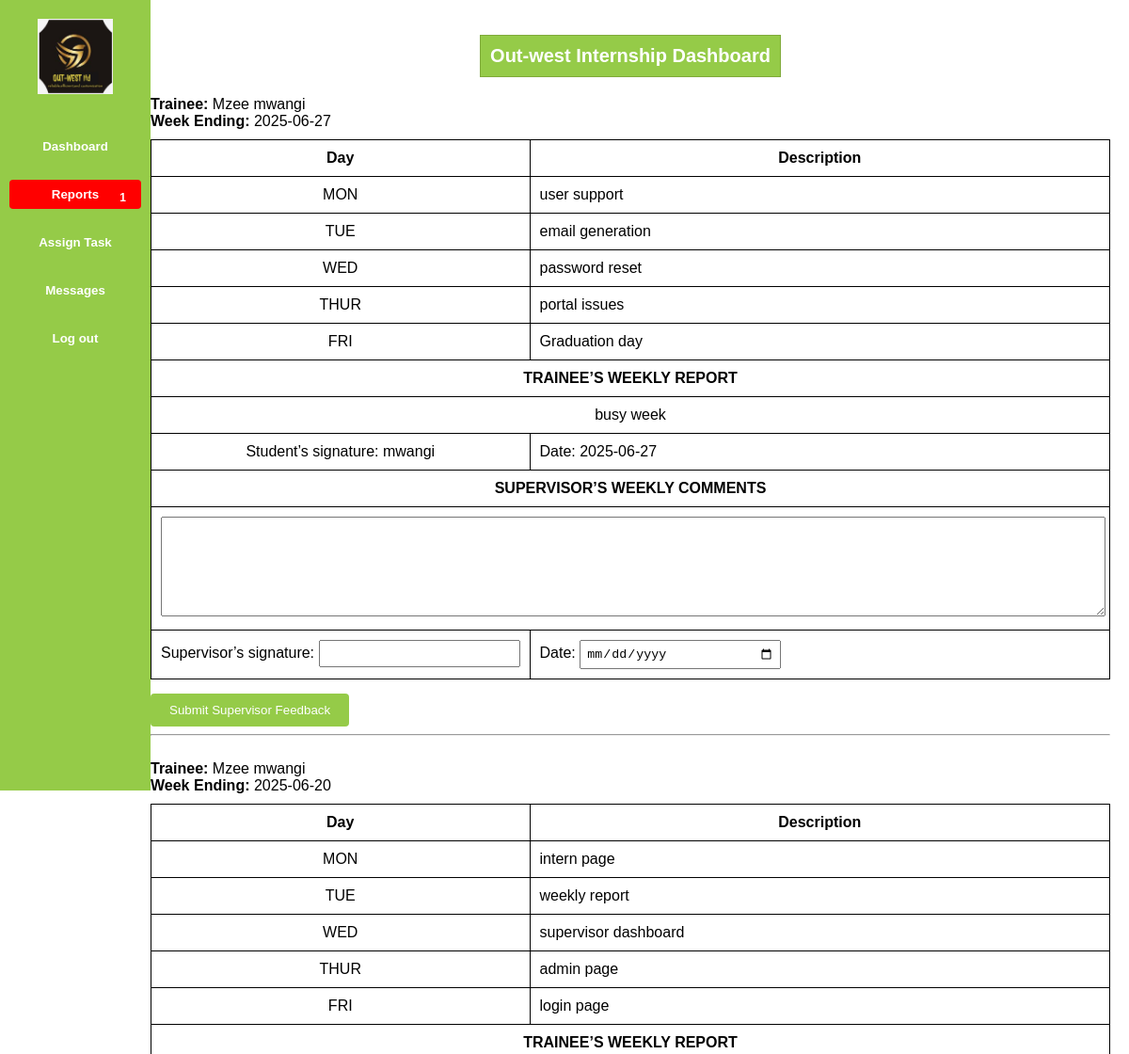
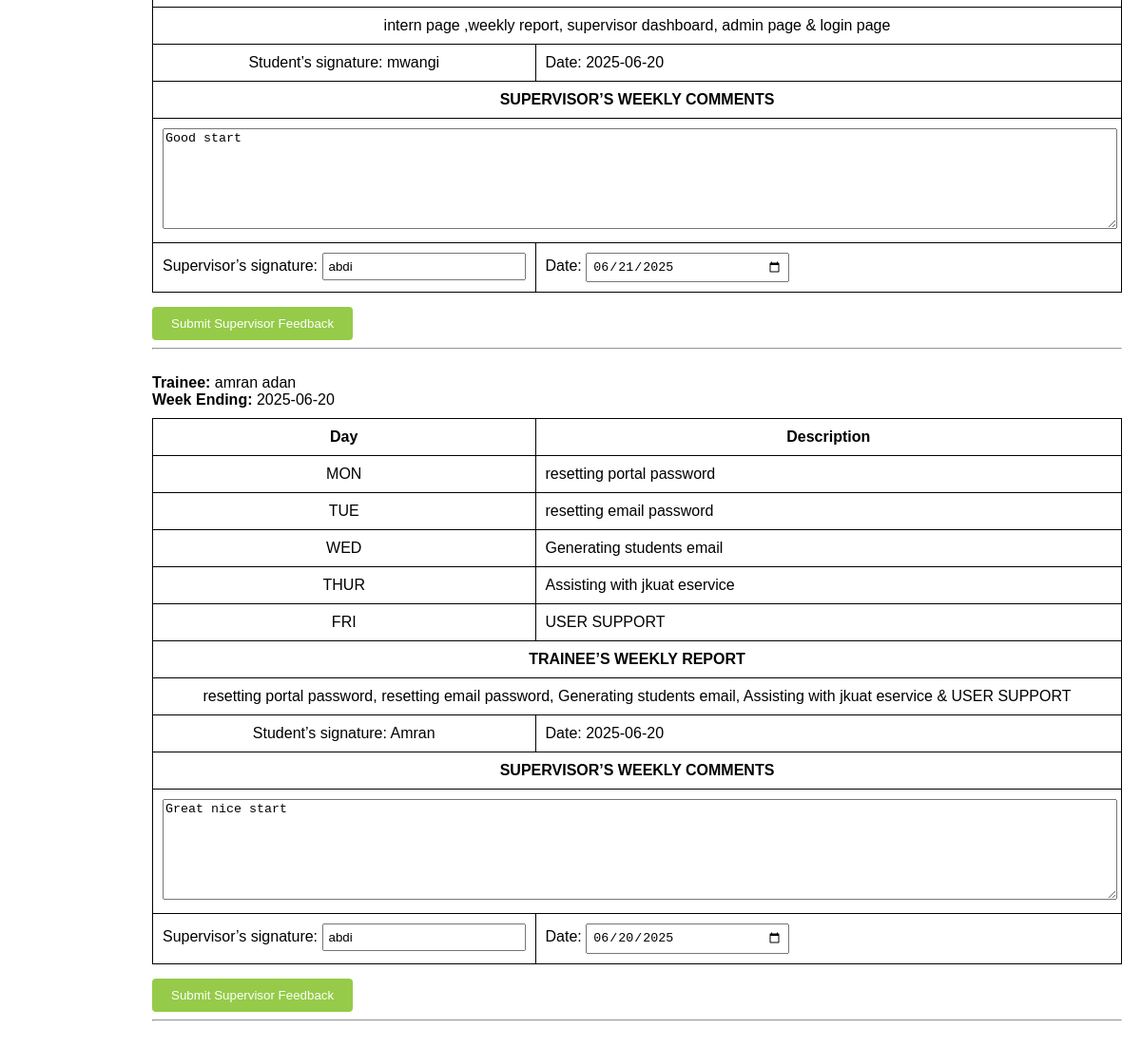
The app's page /view_intern_report.php (signed in) with its own data (2 pictures, top to bottom).
### tables this page shows
CREATE TABLE `weekly_reports` (
  `id` int(11) NOT NULL,
  `intern_id` int(11) NOT NULL,
  `week_ending` date NOT NULL,
  `monday` text DEFAULT NULL,
  `tuesday` text DEFAULT NULL,
  `wednesday` text DEFAULT NULL,
  `thursday` text DEFAULT NULL,
  `friday` text DEFAULT NULL,
  `weekly_summary` text DEFAULT NULL,
  `signature` varchar(255) DEFAULT NULL,
  `report_date` date DEFAULT NULL,
  `created_at` timestamp NOT NULL DEFAULT current_timestamp(),
  `supervisor_comments` text DEFAULT NULL,
  `supervisor_signature` varchar(255) DEFAULT NULL,
  `supervisor_date` date DEFAULT NULL,
  `status` enum('pending','reviewed') DEFAULT 'pending'
);

CREATE TABLE `users` (
  `id` int(11) NOT NULL,
  `name` varchar(255) DEFAULT NULL,
  `email` varchar(100) NOT NULL,
  `password` varchar(255) NOT NULL,
  `created_at` timestamp NOT NULL DEFAULT current_timestamp(),
  `role` varchar(50) DEFAULT 'interns',
  `supervisor_id` int(11) DEFAULT NULL,
  `reset_token` varchar(255) DEFAULT NULL,
  `token_created_at` datetime DEFAULT NULL,
  `internship_end_date` date DEFAULT NULL,
  `account_status` enum('active','inactive','completed') DEFAULT 'active'
);

### view_intern_report.php (the view, shortened to what this page needs)
<?php
require_once 'config.php';
$supervisor_id = $_SESSION['user_id'];
$stmt = $pdo->prepare("SELECT wr.*, u.name AS intern_name FROM weekly_reports wr
    JOIN users u ON wr.intern_id = u.id
    WHERE u.supervisor_id = ?
    ORDER BY wr.week_ending DESC");
$stmt->execute([$supervisor_id]);
$reports = $stmt->fetchAll(PDO::FETCH_ASSOC);
$pending_report_stmt = $pdo->prepare("SELECT COUNT(*) FROM weekly_reports wr
    JOIN users u ON wr.intern_id = u.id
    WHERE u.supervisor_id = ? AND wr.status = 'pending'");
$pending_report_stmt->execute([$supervisor_id]);
$pending_reports = $pending_report_stmt->fetchColumn();
?>
<!DOCTYPE html>
<html lang="en">
<head>
  <link rel="stylesheet" href="weekly-report.css">
</head>
<body>
  <div class="sidebar">
    <img src="logo.jpeg" alt="logo">
    <button>Dashboard</button>
    <button class="active">
      Reports
      <?php if ($pending_reports > 0): ?>
        <span class="badge"><?= $pending_reports ?></span>
      <?php endif; ?>
    </button>
    <button onclick="location.href='assign_task.php'">Assign Task</button>
    <button onclick="location.href='supervisor_messages.php'">Messages</button>
    <button onclick="location.href='logout.php'">Log out</button>
  </div>
  <div class="main">
    <h2>Out-west Internship Dashboard</h2>
    <?php foreach ($reports as $report): ?>
    <form method="POST" action="submit_supervisor_review.php">
      <label><strong>Trainee:</strong> <?= htmlspecialchars($report['intern_name']) ?></label><br>
      <label><strong>Week Ending:</strong> <?= $report['week_ending'] ?></label>
      <table>
        <tr><th>Day</th><th>Description</th></tr>
        <tr><td>MON</td><td><?= nl2br(htmlspecialchars($report['monday'])) ?></td></tr>
        <tr><td>TUE</td><td><?= nl2br(htmlspecialchars($report['tuesday'])) ?></td></tr>
        <tr><td>WED</td><td><?= nl2br(htmlspecialchars($report['wednesday'])) ?></td></tr>
        <tr><td>THUR</td><td><?= nl2br(htmlspecialchars($report['thursday'])) ?></td></tr>
        <tr><td>FRI</td><td><?= nl2br(htmlspecialchars($report['friday'])) ?></td></tr>
        <tr><td colspan="2"><strong>TRAINEE’S WEEKLY REPORT</strong></td></tr>
        <tr><td colspan="2"><?= nl2br(htmlspecialchars($report['weekly_summary'])) ?></td></tr>
        <tr>
          <td>Student’s signature: <?= htmlspecialchars($report['signature']) ?></td>
          <td>Date: <?= $report['report_date'] ?></td>
        </tr>
        <tr><td colspan="2"><strong>SUPERVISOR’S WEEKLY COMMENTS</strong></td></tr>
        <tr>
          <td colspan="2">
            <textarea name="supervisor_comments" class="report-box" required><?= htmlspecialchars($report['supervisor_comments']) ?></textarea>
          </td>
        </tr>
        <tr>
          <td>
            Supervisor’s signature:
            <input type="text" name="supervisor_signature" value="<?= htmlspecialchars($report['supervisor_signature']) ?>" required>
          </td>
          <td>
            Date:
            <input type="date" name="supervisor_date" value="<?= $report['supervisor_date'] ?>" required>
          </td>
        </tr>
      </table>
      <button type="submit">Submit Supervisor Feedback</button>
    </form>
    <hr><br>
    <?php endforeach; ?>
  </div>
</body>
</html>

### weekly-report.css (style rules this page uses)
body { font-family: Arial, sans-serif; margin: 0; display: flex; }
.sidebar { width: 140px; background: #95cb48; height: 100vh; padding: 20px 10px; display: flex; flex-direction: column; align-items: center; position: fixed; left: 0; top: 0; }
.sidebar img { max-width: 80px; margin-bottom: 30px; }
.sidebar button { margin: 10px 0; padding: 8px; width: 100%; border: none; cursor: pointer; background-color: transparent; border-radius: 4px; color: white; font-weight: bold; }
.sidebar .active { background-color: red; color: white; }
.main { margin-left: 140px; flex: 1; padding: 20px; }
h2 { text-align: center; background-color: #95cb48; color: white; padding: 10px; margin-bottom: 20px; font-size: 20px; border: 1px solid #7faa3a; width: fit-content; margin-left: auto; margin-right: auto; }
table { width: 100%; border-collapse: collapse; margin-top: 10px; }
th, td { border: 1px solid #000; padding: 10px; vertical-align: top; }
th:first-child, td:first-child { width: 80px; text-align: center; white-space: nowrap; }
textarea { width: 100%; height: 50px; resize: vertical; }
.report-box { height: 100px; }
input[type="text"], input[type="date"] { width: 200px; padding: 5px; }
button[type="submit"], button[type="button"] { margin-top: 15px; padding: 10px 20px; background-color: #95cb48; color: white; border: none; cursor: pointer; border-radius: 4px; }

### view_intern_report.php (style rules this page uses)
.badge { background-color: red; color: white; font-size: 12px; font-weight: bold; padding: 2px 6px; border-radius: 50%; position: absolute; right: 10px; top: 10px; }
.sidebar button { position: relative; }

### records on screen
weekly_reports: users.name "Mzee mwangi", week_ending "2025-06-27", monday "user support", tuesday "email generation", wednesday "password reset", thursday "portal issues", friday "Graduation day", weekly_summary "busy week", signature "mwangi", report_date "2025-06-27"
weekly_reports: users.name "Mzee mwangi", week_ending "2025-06-20", monday "intern page", tuesday "weekly report", wednesday "supervisor dashboard", thursday "admin page", friday "login page", weekly_summary "intern page ,weekly report, supervisor dashboard, admin page & login page", signature "mwangi", report_date "2025-06-20", supervisor_comments "Good start", supervisor_signature "abdi", supervisor_date "06/21/2025"
weekly_reports: users.name "amran adan", week_ending "2025-06-20", monday "resetting portal password", tuesday "resetting email password", wednesday "Generating students email", thursday "Assisting with jkuat eservice", friday "USER SUPPORT", weekly_summary "resetting portal password, resetting email password, Generating students email, Assisting with jkuat eservice & USER SUPPORT", signature "Amran", report_date "2025-06-20", supervisor_comments "Great nice start", supervisor_signature "abdi", supervisor_date "06/20/2025"

### other values on screen
$pending_reports "1"
